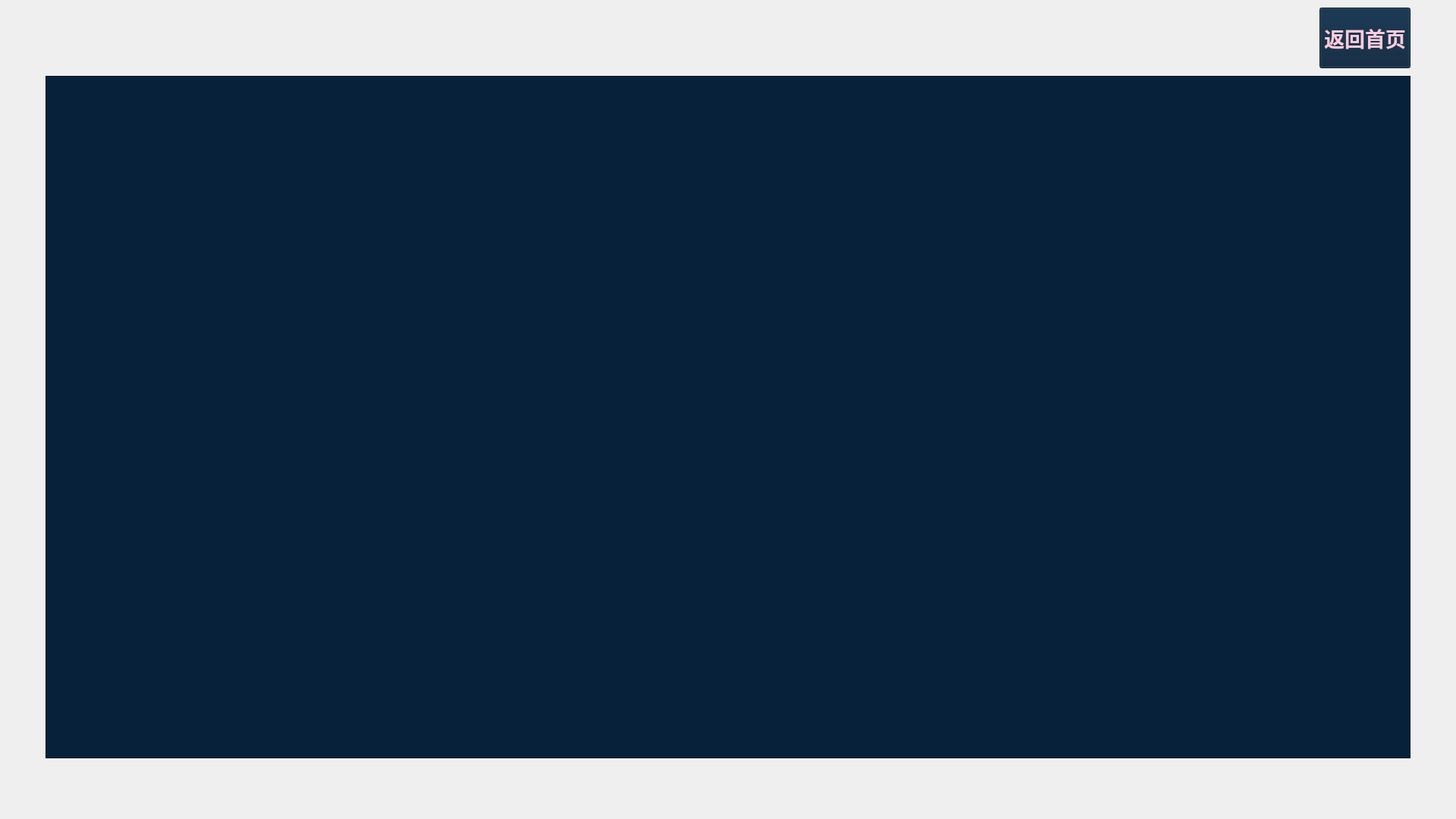
<?xml version="1.0" encoding="UTF-8"?>
<ui version="4.0">
 <class>LikeP</class>
 <widget class="QWidget" name="LikeP">
  <property name="geometry">
   <rect>
    <x>0</x>
    <y>0</y>
    <width>1920</width>
    <height>1080</height>
   </rect>
  </property>
  <property name="windowTitle">
   <string>Form</string>
  </property>
  <widget class="QLabel" name="imageL">
   <property name="geometry">
    <rect>
     <x>0</x>
     <y>0</y>
     <width>1920</width>
     <height>1080</height>
    </rect>
   </property>
   <property name="text">
    <string/>
   </property>
   <property name="pixmap">
    <pixmap>../Image/patten2.png</pixmap>
   </property>
  </widget>
  <widget class="QListWidget" name="listWidget">
   <property name="geometry">
    <rect>
     <x>60</x>
     <y>100</y>
     <width>1800</width>
     <height>900</height>
    </rect>
   </property>
   <property name="styleSheet">
    <string notr="true">background-color: rgb(7, 33, 58);
border-color: rgb(7, 33, 58);</string>
   </property>
  </widget>
  <widget class="QPushButton" name="jumpToMainWindowP">
   <property name="geometry">
    <rect>
     <x>1740</x>
     <y>10</y>
     <width>120</width>
     <height>80</height>
    </rect>
   </property>
   <property name="font">
    <font>
     <family>Adobe Arabic</family>
     <pointsize>20</pointsize>
     <weight>75</weight>
     <bold>true</bold>
    </font>
   </property>
   <property name="styleSheet">
    <string notr="true">color: rgb(252, 204, 220);
background-color: rgb(7, 33, 58);</string>
   </property>
   <property name="text">
    <string>返回首页</string>
   </property>
  </widget>
 </widget>
 <resources/>
 <connections/>
</ui>
